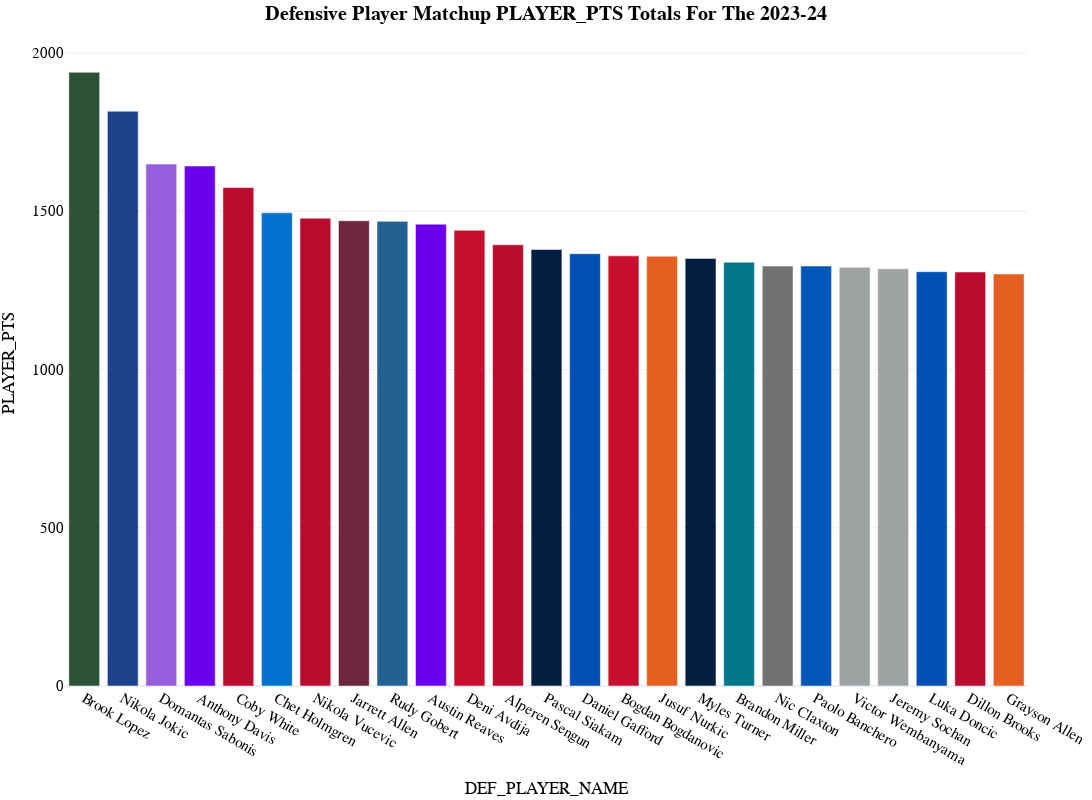

Source (notebook cell):
### Code cell
fig_matchup_season = px.bar(
  matchup_totals_year[matchup_totals_year["POSITION"]=='TOTAL'].sort_values(by=category, ascending=False).head(25),
  x="DEF_PLAYER_NAME", 
  y=category,
  color="DEF_PLAYER_NAME",
  color_discrete_map=player_color_dict_shot_dist,     
  template='plotly_white',
  title="<b>Defensive Player Matchup {} Totals For The {}</b>".format(category,year),
  hover_data=['POSITION', 'PERCENT_OF_TIME', 'DEF_PLAYER_NAME', 'GP', 'MATCHUP_MIN', 'PARTIAL_POSS', 'PLAYER_PTS',
       'TEAM_PTS', 'MATCHUP_AST', 'MATCHUP_TOV', 'MATCHUP_BLK', 'MATCHUP_FGM',
       'MATCHUP_FGA', 'MATCHUP_FG_PCT', 'MATCHUP_FG3M', 'MATCHUP_FG3A',
       'MATCHUP_FG3_PCT', 'MATCHUP_FTM', 'MATCHUP_FTA', 'SFL', 'PLAYER_NAME',
       'TEAM_ABBREVIATION', 'SEASON'], 
  height=800, 
  width=1200,
  )

fig_matchup_season.update_layout(
    margin=dict(l=5, r=5, t=40, b=5),
    showlegend=False,
    title_x=0.5,
    hoverlabel=dict(
        bgcolor="white",
        font_size=16,
        font_family="PT Sans Narrow"
    ),
    yaxis = dict(tickfont = dict(size=15)),
    xaxis = dict(tickfont = dict(size=15)),
    font=dict(
        family="PT Sans Narrow",
        size=14,
        color="Black"
    ),
    title_font_family="PT Sans Narrow"
)
fig_matchup_season

### Figure 1 — Plotly figure (JSON) as saved in the notebook; plotly's stock layout.template omitted (floating-point values rounded to 4 significant figures)
{"data": [{"alignmentgroup": "True", "customdata": [["TOTAL", 1, 79, "935:32", 4994.0, 5756, 401, 151, 110, 835, 1751, 0.477, 149, 396, 0.376, 120, 143, 77, "Brook Lopez", "MIL", "2023-24"]], "hovertemplate": "DEF_PLAYER_NAME=%{x}<br>PLAYER_PTS=%{y}<br>POSITION=%{customdata[0]}<br>PERCENT_OF_TIME=%{customdata[1]}<br>GP=%{customdata[2]}<br>MATCHUP_MIN=%{customdata[3]}<br>PARTIAL_POSS=%{customdata[4]}<br>TEAM_PTS=%{customdata[5]}<br>MATCHUP_AST=%{customdata[6]}<br>MATCHUP_TOV=%{customdata[7]}<br>MATCHUP_BLK=%{customdata[8]}<br>MATCHUP_FGM=%{customdata[9]}<br>MATCHUP_FGA=%{customdata[10]}<br>MATCHUP_FG_PCT=%{customdata[11]}<br>MATCHUP_FG3M=%{customdata[12]}<br>MATCHUP_FG3A=%{customdata[13]}<br>MATCHUP_FG3_PCT=%{customdata[14]}<br>MATCHUP_FTM=%{customdata[15]}<br>MATCHUP_FTA=%{customdata[16]}<br>SFL=%{customdata[17]}<br>PLAYER_NAME=%{customdata[18]}<br>TEAM_ABBREVIATION=%{customdata[19]}<br>SEASON=%{customdata[20]}<extra></extra>", "legendgroup": "Brook Lopez", "marker": {"color": "#2C5234", "pattern": {"shape": ""}}, "name": "Brook Lopez", "offsetgroup": "Brook Lopez", "orientation": "v", "showlegend": true, "textposition": "auto", "type": "bar", "x": ["Brook Lopez"], "xaxis": "x", "y": [1939], "yaxis": "y"}, {"alignmentgroup": "True", "customdata": [["TOTAL", 1, 78, "1039:21", 5388.0, 5803, 417, 162, 49, 796, 1559, 0.511, 117, 326, 0.359, 107, 136, 65, "Nikola Jokic", "DEN", "2023-24"]], "hovertemplate": "DEF_PLAYER_NAME=%{x}<br>PLAYER_PTS=%{y}<br>POSITION=%{customdata[0]}<br>PERCENT_OF_TIME=%{customdata[1]}<br>GP=%{customdata[2]}<br>MATCHUP_MIN=%{customdata[3]}<br>PARTIAL_POSS=%{customdata[4]}<br>TEAM_PTS=%{customdata[5]}<br>MATCHUP_AST=%{customdata[6]}<br>MATCHUP_TOV=%{customdata[7]}<br>MATCHUP_BLK=%{customdata[8]}<br>MATCHUP_FGM=%{customdata[9]}<br>MATCHUP_FGA=%{customdata[10]}<br>MATCHUP_FG_PCT=%{customdata[11]}<br>MATCHUP_FG3M=%{customdata[12]}<br>MATCHUP_FG3A=%{customdata[13]}<br>MATCHUP_FG3_PCT=%{customdata[14]}<br>MATCHUP_FTM=%{customdata[15]}<br>MATCHUP_FTA=%{customdata[16]}<br>SFL=%{customdata[17]}<br>PLAYER_NAME=%{customdata[18]}<br>TEAM_ABBREVIATION=%{customdata[19]}<br>SEASON=%{customdata[20]}<extra></extra>", "legendgroup": "Nikola Jokic", "marker": {"color": "#1d428a", "pattern": {"shape": ""}}, "name": "Nikola Jokic", "offsetgroup": "Nikola Jokic", "orientation": "v", "showlegend": true, "textposition": "auto", "type": "bar", "x": ["Nikola Jokic"], "xaxis": "x", "y": [1816], "yaxis": "y"}, {"alignmentgroup": "True", "customdata": [["TOTAL", 1, 82, "1155:21", 5937.0, 6872, 449, 196, 29, 683, 1407, 0.485, 121, 311, 0.389, 162, 201, 97, "Domantas Sabonis", "SAC", "2023-24"]], "hovertemplate": "DEF_PLAYER_NAME=%{x}<br>PLAYER_PTS=%{y}<br>POSITION=%{customdata[0]}<br>PERCENT_OF_TIME=%{customdata[1]}<br>GP=%{customdata[2]}<br>MATCHUP_MIN=%{customdata[3]}<br>PARTIAL_POSS=%{customdata[4]}<br>TEAM_PTS=%{customdata[5]}<br>MATCHUP_AST=%{customdata[6]}<br>MATCHUP_TOV=%{customdata[7]}<br>MATCHUP_BLK=%{customdata[8]}<br>MATCHUP_FGM=%{customdata[9]}<br>MATCHUP_FGA=%{customdata[10]}<br>MATCHUP_FG_PCT=%{customdata[11]}<br>MATCHUP_FG3M=%{customdata[12]}<br>MATCHUP_FG3A=%{customdata[13]}<br>MATCHUP_FG3_PCT=%{customdata[14]}<br>MATCHUP_FTM=%{customdata[15]}<br>MATCHUP_FTA=%{customdata[16]}<br>SFL=%{customdata[17]}<br>PLAYER_NAME=%{customdata[18]}<br>TEAM_ABBREVIATION=%{customdata[19]}<br>SEASON=%{customdata[20]}<extra></extra>", "legendgroup": "Domantas Sabonis", "marker": {"color": "#965ddd", "pattern": {"shape": ""}}, "name": "Domantas Sabonis", "offsetgroup": "Domantas Sabonis", "orientation": "v", "showlegend": true, "textposition": "auto", "type": "bar", "x": ["Domantas Sabonis"], "xaxis": "x", "y": [1649], "yaxis": "y"}, {"alignmentgroup": "True", "customdata": [["TOTAL", 1, 75, "1053:31", 5544.0, 6240, 430, 168, 109, 676, 1429, 0.473, 168, 407, 0.413, 123, 164, 86, "Anthony Davis", "LAL", "2023-24"]], "hovertemplate": "DEF_PLAYER_NAME=%{x}<br>PLAYER_PTS=%{y}<br>POSITION=%{customdata[0]}<br>PERCENT_OF_TIME=%{customdata[1]}<br>GP=%{customdata[2]}<br>MATCHUP_MIN=%{customdata[3]}<br>PARTIAL_POSS=%{customdata[4]}<br>TEAM_PTS=%{customdata[5]}<br>MATCHUP_AST=%{customdata[6]}<br>MATCHUP_TOV=%{customdata[7]}<br>MATCHUP_BLK=%{customdata[8]}<br>MATCHUP_FGM=%{customdata[9]}<br>MATCHUP_FGA=%{customdata[10]}<br>MATCHUP_FG_PCT=%{customdata[11]}<br>MATCHUP_FG3M=%{customdata[12]}<br>MATCHUP_FG3A=%{customdata[13]}<br>MATCHUP_FG3_PCT=%{customdata[14]}<br>MATCHUP_FTM=%{customdata[15]}<br>MATCHUP_FTA=%{customdata[16]}<br>SFL=%{customdata[17]}<br>PLAYER_NAME=%{customdata[18]}<br>TEAM_ABBREVIATION=%{customdata[19]}<br>SEASON=%{customdata[20]}<extra></extra>", "legendgroup": "Anthony Davis", "marker": {"color": "#6a00ed", "pattern": {"shape": ""}}, "name": "Anthony Davis", "offsetgroup": "Anthony Davis", "orientation": "v", "showlegend": true, "textposition": "auto", "type": "bar", "x": ["Anthony Davis"], "xaxis": "x", "y": [1643], "yaxis": "y"}, {"alignmentgroup": "True", "customdata": [["TOTAL", 1, 79, "1154:41", 5666.0, 6657, 318, 139, 15, 615, 1213, 0.507, 199, 525, 0.379, 146, 186, 88, "Coby White", "CHI", "2023-24"]], "hovertemplate": "DEF_PLAYER_NAME=%{x}<br>PLAYER_PTS=%{y}<br>POSITION=%{customdata[0]}<br>PERCENT_OF_TIME=%{customdata[1]}<br>GP=%{customdata[2]}<br>MATCHUP_MIN=%{customdata[3]}<br>PARTIAL_POSS=%{customdata[4]}<br>TEAM_PTS=%{customdata[5]}<br>MATCHUP_AST=%{customdata[6]}<br>MATCHUP_TOV=%{customdata[7]}<br>MATCHUP_BLK=%{customdata[8]}<br>MATCHUP_FGM=%{customdata[9]}<br>MATCHUP_FGA=%{customdata[10]}<br>MATCHUP_FG_PCT=%{customdata[11]}<br>MATCHUP_FG3M=%{customdata[12]}<br>MATCHUP_FG3A=%{customdata[13]}<br>MATCHUP_FG3_PCT=%{customdata[14]}<br>MATCHUP_FTM=%{customdata[15]}<br>MATCHUP_FTA=%{customdata[16]}<br>SFL=%{customdata[17]}<br>PLAYER_NAME=%{customdata[18]}<br>TEAM_ABBREVIATION=%{customdata[19]}<br>SEASON=%{customdata[20]}<extra></extra>", "legendgroup": "Coby White", "marker": {"color": "#BA0C2F", "pattern": {"shape": ""}}, "name": "Coby White", "offsetgroup": "Coby White", "orientation": "v", "showlegend": true, "textposition": "auto", "type": "bar", "x": ["Coby White"], "xaxis": "x", "y": [1575], "yaxis": "y"}, {"alignmentgroup": "True", "customdata": [["TOTAL", 1, 82, "975:27", 5004.0, 5603, 340, 201, 102, 605, 1329, 0.455, 116, 342, 0.339, 169, 207, 104, "Chet Holmgren", "OKC", "2023-24"]], "hovertemplate": "DEF_PLAYER_NAME=%{x}<br>PLAYER_PTS=%{y}<br>POSITION=%{customdata[0]}<br>PERCENT_OF_TIME=%{customdata[1]}<br>GP=%{customdata[2]}<br>MATCHUP_MIN=%{customdata[3]}<br>PARTIAL_POSS=%{customdata[4]}<br>TEAM_PTS=%{customdata[5]}<br>MATCHUP_AST=%{customdata[6]}<br>MATCHUP_TOV=%{customdata[7]}<br>MATCHUP_BLK=%{customdata[8]}<br>MATCHUP_FGM=%{customdata[9]}<br>MATCHUP_FGA=%{customdata[10]}<br>MATCHUP_FG_PCT=%{customdata[11]}<br>MATCHUP_FG3M=%{customdata[12]}<br>MATCHUP_FG3A=%{customdata[13]}<br>MATCHUP_FG3_PCT=%{customdata[14]}<br>MATCHUP_FTM=%{customdata[15]}<br>MATCHUP_FTA=%{customdata[16]}<br>SFL=%{customdata[17]}<br>PLAYER_NAME=%{customdata[18]}<br>TEAM_ABBREVIATION=%{customdata[19]}<br>SEASON=%{customdata[20]}<extra></extra>", "legendgroup": "Chet Holmgren", "marker": {"color": "#0072CE", "pattern": {"shape": ""}}, "name": "Chet Holmgren", "offsetgroup": "Chet Holmgren", "orientation": "v", "showlegend": true, "textposition": "auto", "type": "bar", "x": ["Chet Holmgren"], "xaxis": "x", "y": [1495], "yaxis": "y"}, {"alignmentgroup": "True", "customdata": [["TOTAL", 1, 76, "1035:21", 5139.0, 6050, 417, 171, 44, 610, 1233, 0.495, 116, 333, 0.348, 142, 186, 100, "Nikola Vucevic", "CHI", "2023-24"]], "hovertemplate": "DEF_PLAYER_NAME=%{x}<br>PLAYER_PTS=%{y}<br>POSITION=%{customdata[0]}<br>PERCENT_OF_TIME=%{customdata[1]}<br>GP=%{customdata[2]}<br>MATCHUP_MIN=%{customdata[3]}<br>PARTIAL_POSS=%{customdata[4]}<br>TEAM_PTS=%{customdata[5]}<br>MATCHUP_AST=%{customdata[6]}<br>MATCHUP_TOV=%{customdata[7]}<br>MATCHUP_BLK=%{customdata[8]}<br>MATCHUP_FGM=%{customdata[9]}<br>MATCHUP_FGA=%{customdata[10]}<br>MATCHUP_FG_PCT=%{customdata[11]}<br>MATCHUP_FG3M=%{customdata[12]}<br>MATCHUP_FG3A=%{customdata[13]}<br>MATCHUP_FG3_PCT=%{customdata[14]}<br>MATCHUP_FTM=%{customdata[15]}<br>MATCHUP_FTA=%{customdata[16]}<br>SFL=%{customdata[17]}<br>PLAYER_NAME=%{customdata[18]}<br>TEAM_ABBREVIATION=%{customdata[19]}<br>SEASON=%{customdata[20]}<extra></extra>", "legendgroup": "Nikola Vucevic", "marker": {"color": "#BA0C2F", "pattern": {"shape": ""}}, "name": "Nikola Vucevic", "offsetgroup": "Nikola Vucevic", "orientation": "v", "showlegend": true, "textposition": "auto", "type": "bar", "x": ["Nikola Vucevic"], "xaxis": "x", "y": [1478], "yaxis": "y"}, {"alignmentgroup": "True", "customdata": [["TOTAL", 1, 77, "966:18", 4895.0, 5429, 355, 174, 53, 635, 1296, 0.49, 93, 280, 0.332, 107, 144, 73, "Jarrett Allen", "CLE", "2023-24"]], "hovertemplate": "DEF_PLAYER_NAME=%{x}<br>PLAYER_PTS=%{y}<br>POSITION=%{customdata[0]}<br>PERCENT_OF_TIME=%{customdata[1]}<br>GP=%{customdata[2]}<br>MATCHUP_MIN=%{customdata[3]}<br>PARTIAL_POSS=%{customdata[4]}<br>TEAM_PTS=%{customdata[5]}<br>MATCHUP_AST=%{customdata[6]}<br>MATCHUP_TOV=%{customdata[7]}<br>MATCHUP_BLK=%{customdata[8]}<br>MATCHUP_FGM=%{customdata[9]}<br>MATCHUP_FGA=%{customdata[10]}<br>MATCHUP_FG_PCT=%{customdata[11]}<br>MATCHUP_FG3M=%{customdata[12]}<br>MATCHUP_FG3A=%{customdata[13]}<br>MATCHUP_FG3_PCT=%{customdata[14]}<br>MATCHUP_FTM=%{customdata[15]}<br>MATCHUP_FTA=%{customdata[16]}<br>SFL=%{customdata[17]}<br>PLAYER_NAME=%{customdata[18]}<br>TEAM_ABBREVIATION=%{customdata[19]}<br>SEASON=%{customdata[20]}<extra></extra>", "legendgroup": "Jarrett Allen", "marker": {"color": "#6F263D", "pattern": {"shape": ""}}, "name": "Jarrett Allen", "offsetgroup": "Jarrett Allen", "orientation": "v", "showlegend": true, "textposition": "auto", "type": "bar", "x": ["Jarrett Allen"], "xaxis": "x", "y": [1470], "yaxis": "y"}, {"alignmentgroup": "True", "customdata": [["TOTAL", 1, 76, "1020:44", 5111.0, 5423, 369, 177, 101, 625, 1439, 0.434, 94, 286, 0.329, 124, 172, 84, "Rudy Gobert", "MIN", "2023-24"]], "hovertemplate": "DEF_PLAYER_NAME=%{x}<br>PLAYER_PTS=%{y}<br>POSITION=%{customdata[0]}<br>PERCENT_OF_TIME=%{customdata[1]}<br>GP=%{customdata[2]}<br>MATCHUP_MIN=%{customdata[3]}<br>PARTIAL_POSS=%{customdata[4]}<br>TEAM_PTS=%{customdata[5]}<br>MATCHUP_AST=%{customdata[6]}<br>MATCHUP_TOV=%{customdata[7]}<br>MATCHUP_BLK=%{customdata[8]}<br>MATCHUP_FGM=%{customdata[9]}<br>MATCHUP_FGA=%{customdata[10]}<br>MATCHUP_FG_PCT=%{customdata[11]}<br>MATCHUP_FG3M=%{customdata[12]}<br>MATCHUP_FG3A=%{customdata[13]}<br>MATCHUP_FG3_PCT=%{customdata[14]}<br>MATCHUP_FTM=%{customdata[15]}<br>MATCHUP_FTA=%{customdata[16]}<br>SFL=%{customdata[17]}<br>PLAYER_NAME=%{customdata[18]}<br>TEAM_ABBREVIATION=%{customdata[19]}<br>SEASON=%{customdata[20]}<extra></extra>", "legendgroup": "Rudy Gobert", "marker": {"color": "#236192", "pattern": {"shape": ""}}, "name": "Rudy Gobert", "offsetgroup": "Rudy Gobert", "orientation": "v", "showlegend": true, "textposition": "auto", "type": "bar", "x": ["Rudy Gobert"], "xaxis": "x", "y": [1468], "yaxis": "y"}, {"alignmentgroup": "True", "customdata": [["TOTAL", 1, 81, "1020:45", 5394.0, 6403, 373, 127, 20, 586, 1186, 0.494, 162, 435, 0.372, 125, 154, 76, "Austin Reaves", "LAL", "2023-24"]], "hovertemplate": "DEF_PLAYER_NAME=%{x}<br>PLAYER_PTS=%{y}<br>POSITION=%{customdata[0]}<br>PERCENT_OF_TIME=%{customdata[1]}<br>GP=%{customdata[2]}<br>MATCHUP_MIN=%{customdata[3]}<br>PARTIAL_POSS=%{customdata[4]}<br>TEAM_PTS=%{customdata[5]}<br>MATCHUP_AST=%{customdata[6]}<br>MATCHUP_TOV=%{customdata[7]}<br>MATCHUP_BLK=%{customdata[8]}<br>MATCHUP_FGM=%{customdata[9]}<br>MATCHUP_FGA=%{customdata[10]}<br>MATCHUP_FG_PCT=%{customdata[11]}<br>MATCHUP_FG3M=%{customdata[12]}<br>MATCHUP_FG3A=%{customdata[13]}<br>MATCHUP_FG3_PCT=%{customdata[14]}<br>MATCHUP_FTM=%{customdata[15]}<br>MATCHUP_FTA=%{customdata[16]}<br>SFL=%{customdata[17]}<br>PLAYER_NAME=%{customdata[18]}<br>TEAM_ABBREVIATION=%{customdata[19]}<br>SEASON=%{customdata[20]}<extra></extra>", "legendgroup": "Austin Reaves", "marker": {"color": "#6a00ed", "pattern": {"shape": ""}}, "name": "Austin Reaves", "offsetgroup": "Austin Reaves", "orientation": "v", "showlegend": true, "textposition": "auto", "type": "bar", "x": ["Austin Reaves"], "xaxis": "x", "y": [1459], "yaxis": "y"}, {"alignmentgroup": "True", "customdata": [["TOTAL", 1, 75, "900:50", 4773.0, 5604, 300, 132, 32, 596, 1255, 0.475, 123, 370, 0.332, 125, 164, 79, "Deni Avdija", "WAS", "2023-24"]], "hovertemplate": "DEF_PLAYER_NAME=%{x}<br>PLAYER_PTS=%{y}<br>POSITION=%{customdata[0]}<br>PERCENT_OF_TIME=%{customdata[1]}<br>GP=%{customdata[2]}<br>MATCHUP_MIN=%{customdata[3]}<br>PARTIAL_POSS=%{customdata[4]}<br>TEAM_PTS=%{customdata[5]}<br>MATCHUP_AST=%{customdata[6]}<br>MATCHUP_TOV=%{customdata[7]}<br>MATCHUP_BLK=%{customdata[8]}<br>MATCHUP_FGM=%{customdata[9]}<br>MATCHUP_FGA=%{customdata[10]}<br>MATCHUP_FG_PCT=%{customdata[11]}<br>MATCHUP_FG3M=%{customdata[12]}<br>MATCHUP_FG3A=%{customdata[13]}<br>MATCHUP_FG3_PCT=%{customdata[14]}<br>MATCHUP_FTM=%{customdata[15]}<br>MATCHUP_FTA=%{customdata[16]}<br>SFL=%{customdata[17]}<br>PLAYER_NAME=%{customdata[18]}<br>TEAM_ABBREVIATION=%{customdata[19]}<br>SEASON=%{customdata[20]}<extra></extra>", "legendgroup": "Deni Avdija", "marker": {"color": "#C8102E", "pattern": {"shape": ""}}, "name": "Deni Avdija", "offsetgroup": "Deni Avdija", "orientation": "v", "showlegend": true, "textposition": "auto", "type": "bar", "x": ["Deni Avdija"], "xaxis": "x", "y": [1440], "yaxis": "y"}, {"alignmentgroup": "True", "customdata": [["TOTAL", 1, 63, "803:30", 4104, 4643, 281, 156, 34, 586, 1189, 0.493, 98, 311, 0.315, 124, 165, 80, "Alperen Sengun", "HOU", "2023-24"]], "hovertemplate": "DEF_PLAYER_NAME=%{x}<br>PLAYER_PTS=%{y}<br>POSITION=%{customdata[0]}<br>PERCENT_OF_TIME=%{customdata[1]}<br>GP=%{customdata[2]}<br>MATCHUP_MIN=%{customdata[3]}<br>PARTIAL_POSS=%{customdata[4]}<br>TEAM_PTS=%{customdata[5]}<br>MATCHUP_AST=%{customdata[6]}<br>MATCHUP_TOV=%{customdata[7]}<br>MATCHUP_BLK=%{customdata[8]}<br>MATCHUP_FGM=%{customdata[9]}<br>MATCHUP_FGA=%{customdata[10]}<br>MATCHUP_FG_PCT=%{customdata[11]}<br>MATCHUP_FG3M=%{customdata[12]}<br>MATCHUP_FG3A=%{customdata[13]}<br>MATCHUP_FG3_PCT=%{customdata[14]}<br>MATCHUP_FTM=%{customdata[15]}<br>MATCHUP_FTA=%{customdata[16]}<br>SFL=%{customdata[17]}<br>PLAYER_NAME=%{customdata[18]}<br>TEAM_ABBREVIATION=%{customdata[19]}<br>SEASON=%{customdata[20]}<extra></extra>", "legendgroup": "Alperen Sengun", "marker": {"color": "#BA0C2F", "pattern": {"shape": ""}}, "name": "Alperen Sengun", "offsetgroup": "Alperen Sengun", "orientation": "v", "showlegend": true, "textposition": "auto", "type": "bar", "x": ["Alperen Sengun"], "xaxis": "x", "y": [1394], "yaxis": "y"}, {"alignmentgroup": "True", "customdata": [["TOTAL", 1, 80, "1058:52", 5434.0, 6266, 236, 131, 19, 554, 1108, 0.5, 159, 392, 0.406, 112, 142, 57, "Pascal Siakam", "IND", "2023-24"]], "hovertemplate": "DEF_PLAYER_NAME=%{x}<br>PLAYER_PTS=%{y}<br>POSITION=%{customdata[0]}<br>PERCENT_OF_TIME=%{customdata[1]}<br>GP=%{customdata[2]}<br>MATCHUP_MIN=%{customdata[3]}<br>PARTIAL_POSS=%{customdata[4]}<br>TEAM_PTS=%{customdata[5]}<br>MATCHUP_AST=%{customdata[6]}<br>MATCHUP_TOV=%{customdata[7]}<br>MATCHUP_BLK=%{customdata[8]}<br>MATCHUP_FGM=%{customdata[9]}<br>MATCHUP_FGA=%{customdata[10]}<br>MATCHUP_FG_PCT=%{customdata[11]}<br>MATCHUP_FG3M=%{customdata[12]}<br>MATCHUP_FG3A=%{customdata[13]}<br>MATCHUP_FG3_PCT=%{customdata[14]}<br>MATCHUP_FTM=%{customdata[15]}<br>MATCHUP_FTA=%{customdata[16]}<br>SFL=%{customdata[17]}<br>PLAYER_NAME=%{customdata[18]}<br>TEAM_ABBREVIATION=%{customdata[19]}<br>SEASON=%{customdata[20]}<extra></extra>", "legendgroup": "Pascal Siakam", "marker": {"color": "#041E42", "pattern": {"shape": ""}}, "name": "Pascal Siakam", "offsetgroup": "Pascal Siakam", "orientation": "v", "showlegend": true, "textposition": "auto", "type": "bar", "x": ["Pascal Siakam"], "xaxis": "x", "y": [1379], "yaxis": "y"}, {"alignmentgroup": "True", "customdata": [["TOTAL", 1, 74, "716:39", 3817.0, 4477, 295, 149, 96, 550, 1126, 0.488, 101, 262, 0.385, 165, 221, 119, "Daniel Gafford", "DAL", "2023-24"]], "hovertemplate": "DEF_PLAYER_NAME=%{x}<br>PLAYER_PTS=%{y}<br>POSITION=%{customdata[0]}<br>PERCENT_OF_TIME=%{customdata[1]}<br>GP=%{customdata[2]}<br>MATCHUP_MIN=%{customdata[3]}<br>PARTIAL_POSS=%{customdata[4]}<br>TEAM_PTS=%{customdata[5]}<br>MATCHUP_AST=%{customdata[6]}<br>MATCHUP_TOV=%{customdata[7]}<br>MATCHUP_BLK=%{customdata[8]}<br>MATCHUP_FGM=%{customdata[9]}<br>MATCHUP_FGA=%{customdata[10]}<br>MATCHUP_FG_PCT=%{customdata[11]}<br>MATCHUP_FG3M=%{customdata[12]}<br>MATCHUP_FG3A=%{customdata[13]}<br>MATCHUP_FG3_PCT=%{customdata[14]}<br>MATCHUP_FTM=%{customdata[15]}<br>MATCHUP_FTA=%{customdata[16]}<br>SFL=%{customdata[17]}<br>PLAYER_NAME=%{customdata[18]}<br>TEAM_ABBREVIATION=%{customdata[19]}<br>SEASON=%{customdata[20]}<extra></extra>", "legendgroup": "Daniel Gafford", "marker": {"color": "#0050B5", "pattern": {"shape": ""}}, "name": "Daniel Gafford", "offsetgroup": "Daniel Gafford", "orientation": "v", "showlegend": true, "textposition": "auto", "type": "bar", "x": ["Daniel Gafford"], "xaxis": "x", "y": [1366], "yaxis": "y"}, {"alignmentgroup": "True", "customdata": [["TOTAL", 1, 79, "956:51", 4895.0, 5691, 254, 139, 20, 518, 1081, 0.479, 196, 477, 0.411, 127, 158, 73, "Bogdan Bogdanovic", "ATL", "2023-24"]], "hovertemplate": "DEF_PLAYER_NAME=%{x}<br>PLAYER_PTS=%{y}<br>POSITION=%{customdata[0]}<br>PERCENT_OF_TIME=%{customdata[1]}<br>GP=%{customdata[2]}<br>MATCHUP_MIN=%{customdata[3]}<br>PARTIAL_POSS=%{customdata[4]}<br>TEAM_PTS=%{customdata[5]}<br>MATCHUP_AST=%{customdata[6]}<br>MATCHUP_TOV=%{customdata[7]}<br>MATCHUP_BLK=%{customdata[8]}<br>MATCHUP_FGM=%{customdata[9]}<br>MATCHUP_FGA=%{customdata[10]}<br>MATCHUP_FG_PCT=%{customdata[11]}<br>MATCHUP_FG3M=%{customdata[12]}<br>MATCHUP_FG3A=%{customdata[13]}<br>MATCHUP_FG3_PCT=%{customdata[14]}<br>MATCHUP_FTM=%{customdata[15]}<br>MATCHUP_FTA=%{customdata[16]}<br>SFL=%{customdata[17]}<br>PLAYER_NAME=%{customdata[18]}<br>TEAM_ABBREVIATION=%{customdata[19]}<br>SEASON=%{customdata[20]}<extra></extra>", "legendgroup": "Bogdan Bogdanovic", "marker": {"color": "#C8102E", "pattern": {"shape": ""}}, "name": "Bogdan Bogdanovic", "offsetgroup": "Bogdan Bogdanovic", "orientation": "v", "showlegend": true, "textposition": "auto", "type": "bar", "x": ["Bogdan Bogdanovic"], "xaxis": "x", "y": [1359], "yaxis": "y"}, {"alignmentgroup": "True", "customdata": [["TOTAL", 1, 76, "800:15", 4218.0, 4811, 292, 148, 60, 562, 1190, 0.472, 88, 241, 0.365, 146, 176, 97, "Jusuf Nurkic", "PHX", "2023-24"]], "hovertemplate": "DEF_PLAYER_NAME=%{x}<br>PLAYER_PTS=%{y}<br>POSITION=%{customdata[0]}<br>PERCENT_OF_TIME=%{customdata[1]}<br>GP=%{customdata[2]}<br>MATCHUP_MIN=%{customdata[3]}<br>PARTIAL_POSS=%{customdata[4]}<br>TEAM_PTS=%{customdata[5]}<br>MATCHUP_AST=%{customdata[6]}<br>MATCHUP_TOV=%{customdata[7]}<br>MATCHUP_BLK=%{customdata[8]}<br>MATCHUP_FGM=%{customdata[9]}<br>MATCHUP_FGA=%{customdata[10]}<br>MATCHUP_FG_PCT=%{customdata[11]}<br>MATCHUP_FG3M=%{customdata[12]}<br>MATCHUP_FG3A=%{customdata[13]}<br>MATCHUP_FG3_PCT=%{customdata[14]}<br>MATCHUP_FTM=%{customdata[15]}<br>MATCHUP_FTA=%{customdata[16]}<br>SFL=%{customdata[17]}<br>PLAYER_NAME=%{customdata[18]}<br>TEAM_ABBREVIATION=%{customdata[19]}<br>SEASON=%{customdata[20]}<extra></extra>", "legendgroup": "Jusuf Nurkic", "marker": {"color": "#e56020", "pattern": {"shape": ""}}, "name": "Jusuf Nurkic", "offsetgroup": "Jusuf Nurkic", "orientation": "v", "showlegend": true, "textposition": "auto", "type": "bar", "x": ["Jusuf Nurkic"], "xaxis": "x", "y": [1358], "yaxis": "y"}, {"alignmentgroup": "True", "customdata": [["TOTAL", 1, 77, "826:25", 4314.0, 5136, 314, 136, 83, 569, 1158, 0.491, 80, 260, 0.308, 133, 195, 99, "Myles Turner", "IND", "2023-24"]], "hovertemplate": "DEF_PLAYER_NAME=%{x}<br>PLAYER_PTS=%{y}<br>POSITION=%{customdata[0]}<br>PERCENT_OF_TIME=%{customdata[1]}<br>GP=%{customdata[2]}<br>MATCHUP_MIN=%{customdata[3]}<br>PARTIAL_POSS=%{customdata[4]}<br>TEAM_PTS=%{customdata[5]}<br>MATCHUP_AST=%{customdata[6]}<br>MATCHUP_TOV=%{customdata[7]}<br>MATCHUP_BLK=%{customdata[8]}<br>MATCHUP_FGM=%{customdata[9]}<br>MATCHUP_FGA=%{customdata[10]}<br>MATCHUP_FG_PCT=%{customdata[11]}<br>MATCHUP_FG3M=%{customdata[12]}<br>MATCHUP_FG3A=%{customdata[13]}<br>MATCHUP_FG3_PCT=%{customdata[14]}<br>MATCHUP_FTM=%{customdata[15]}<br>MATCHUP_FTA=%{customdata[16]}<br>SFL=%{customdata[17]}<br>PLAYER_NAME=%{customdata[18]}<br>TEAM_ABBREVIATION=%{customdata[19]}<br>SEASON=%{customdata[20]}<extra></extra>", "legendgroup": "Myles Turner", "marker": {"color": "#041E42", "pattern": {"shape": ""}}, "name": "Myles Turner", "offsetgroup": "Myles Turner", "orientation": "v", "showlegend": true, "textposition": "auto", "type": "bar", "x": ["Myles Turner"], "xaxis": "x", "y": [1351], "yaxis": "y"}, {"alignmentgroup": "True", "customdata": [["TOTAL", 1, 74, "930:36", 4768.0, 5684, 272, 124, 29, 530, 1061, 0.5, 138, 364, 0.379, 141, 177, 86, "Brandon Miller", "CHA", "2023-24"]], "hovertemplate": "DEF_PLAYER_NAME=%{x}<br>PLAYER_PTS=%{y}<br>POSITION=%{customdata[0]}<br>PERCENT_OF_TIME=%{customdata[1]}<br>GP=%{customdata[2]}<br>MATCHUP_MIN=%{customdata[3]}<br>PARTIAL_POSS=%{customdata[4]}<br>TEAM_PTS=%{customdata[5]}<br>MATCHUP_AST=%{customdata[6]}<br>MATCHUP_TOV=%{customdata[7]}<br>MATCHUP_BLK=%{customdata[8]}<br>MATCHUP_FGM=%{customdata[9]}<br>MATCHUP_FGA=%{customdata[10]}<br>MATCHUP_FG_PCT=%{customdata[11]}<br>MATCHUP_FG3M=%{customdata[12]}<br>MATCHUP_FG3A=%{customdata[13]}<br>MATCHUP_FG3_PCT=%{customdata[14]}<br>MATCHUP_FTM=%{customdata[15]}<br>MATCHUP_FTA=%{customdata[16]}<br>SFL=%{customdata[17]}<br>PLAYER_NAME=%{customdata[18]}<br>TEAM_ABBREVIATION=%{customdata[19]}<br>SEASON=%{customdata[20]}<extra></extra>", "legendgroup": "Brandon Miller", "marker": {"color": "#00778B", "pattern": {"shape": ""}}, "name": "Brandon Miller", "offsetgroup": "Brandon Miller", "orientation": "v", "showlegend": true, "textposition": "auto", "type": "bar", "x": ["Brandon Miller"], "xaxis": "x", "y": [1339], "yaxis": "y"}, {"alignmentgroup": "True", "customdata": [["TOTAL", 1, 69, "799:29", 4110.0, 4852, 278, 133, 80, 555, 1189, 0.467, 121, 317, 0.382, 96, 120, 56, "Nic Claxton", "BKN", "2023-24"]], "hovertemplate": "DEF_PLAYER_NAME=%{x}<br>PLAYER_PTS=%{y}<br>POSITION=%{customdata[0]}<br>PERCENT_OF_TIME=%{customdata[1]}<br>GP=%{customdata[2]}<br>MATCHUP_MIN=%{customdata[3]}<br>PARTIAL_POSS=%{customdata[4]}<br>TEAM_PTS=%{customdata[5]}<br>MATCHUP_AST=%{customdata[6]}<br>MATCHUP_TOV=%{customdata[7]}<br>MATCHUP_BLK=%{customdata[8]}<br>MATCHUP_FGM=%{customdata[9]}<br>MATCHUP_FGA=%{customdata[10]}<br>MATCHUP_FG_PCT=%{customdata[11]}<br>MATCHUP_FG3M=%{customdata[12]}<br>MATCHUP_FG3A=%{customdata[13]}<br>MATCHUP_FG3_PCT=%{customdata[14]}<br>MATCHUP_FTM=%{customdata[15]}<br>MATCHUP_FTA=%{customdata[16]}<br>SFL=%{customdata[17]}<br>PLAYER_NAME=%{customdata[18]}<br>TEAM_ABBREVIATION=%{customdata[19]}<br>SEASON=%{customdata[20]}<extra></extra>", "legendgroup": "Nic Claxton", "marker": {"color": "#707372", "pattern": {"shape": ""}}, "name": "Nic Claxton", "offsetgroup": "Nic Claxton", "orientation": "v", "showlegend": true, "textposition": "auto", "type": "bar", "x": ["Nic Claxton"], "xaxis": "x", "y": [1327], "yaxis": "y"}, {"alignmentgroup": "True", "customdata": [["TOTAL", 1, 80, "1050:51", 5576.0, 6190, 248, 138, 36, 546, 1131, 0.483, 135, 397, 0.34, 100, 133, 73, "Paolo Banchero", "ORL", "2023-24"]], "hovertemplate": "DEF_PLAYER_NAME=%{x}<br>PLAYER_PTS=%{y}<br>POSITION=%{customdata[0]}<br>PERCENT_OF_TIME=%{customdata[1]}<br>GP=%{customdata[2]}<br>MATCHUP_MIN=%{customdata[3]}<br>PARTIAL_POSS=%{customdata[4]}<br>TEAM_PTS=%{customdata[5]}<br>MATCHUP_AST=%{customdata[6]}<br>MATCHUP_TOV=%{customdata[7]}<br>MATCHUP_BLK=%{customdata[8]}<br>MATCHUP_FGM=%{customdata[9]}<br>MATCHUP_FGA=%{customdata[10]}<br>MATCHUP_FG_PCT=%{customdata[11]}<br>MATCHUP_FG3M=%{customdata[12]}<br>MATCHUP_FG3A=%{customdata[13]}<br>MATCHUP_FG3_PCT=%{customdata[14]}<br>MATCHUP_FTM=%{customdata[15]}<br>MATCHUP_FTA=%{customdata[16]}<br>SFL=%{customdata[17]}<br>PLAYER_NAME=%{customdata[18]}<br>TEAM_ABBREVIATION=%{customdata[19]}<br>SEASON=%{customdata[20]}<extra></extra>", "legendgroup": "Paolo Banchero", "marker": {"color": "#0057B7", "pattern": {"shape": ""}}, "name": "Paolo Banchero", "offsetgroup": "Paolo Banchero", "orientation": "v", "showlegend": true, "textposition": "auto", "type": "bar", "x": ["Paolo Banchero"], "xaxis": "x", "y": [1327], "yaxis": "y"}, {"alignmentgroup": "True", "customdata": [["TOTAL", 1, 71, "835:15", 4396.0, 4878, 278, 142, 175, 547, 1186, 0.461, 103, 290, 0.355, 126, 156, 74, "Victor Wembanyama", "SAS", "2023-24"]], "hovertemplate": "DEF_PLAYER_NAME=%{x}<br>PLAYER_PTS=%{y}<br>POSITION=%{customdata[0]}<br>PERCENT_OF_TIME=%{customdata[1]}<br>GP=%{customdata[2]}<br>MATCHUP_MIN=%{customdata[3]}<br>PARTIAL_POSS=%{customdata[4]}<br>TEAM_PTS=%{customdata[5]}<br>MATCHUP_AST=%{customdata[6]}<br>MATCHUP_TOV=%{customdata[7]}<br>MATCHUP_BLK=%{customdata[8]}<br>MATCHUP_FGM=%{customdata[9]}<br>MATCHUP_FGA=%{customdata[10]}<br>MATCHUP_FG_PCT=%{customdata[11]}<br>MATCHUP_FG3M=%{customdata[12]}<br>MATCHUP_FG3A=%{customdata[13]}<br>MATCHUP_FG3_PCT=%{customdata[14]}<br>MATCHUP_FTM=%{customdata[15]}<br>MATCHUP_FTA=%{customdata[16]}<br>SFL=%{customdata[17]}<br>PLAYER_NAME=%{customdata[18]}<br>TEAM_ABBREVIATION=%{customdata[19]}<br>SEASON=%{customdata[20]}<extra></extra>", "legendgroup": "Victor Wembanyama", "marker": {"color": "#9EA2A2", "pattern": {"shape": ""}}, "name": "Victor Wembanyama", "offsetgroup": "Victor Wembanyama", "orientation": "v", "showlegend": true, "textposition": "auto", "type": "bar", "x": ["Victor Wembanyama"], "xaxis": "x", "y": [1323], "yaxis": "y"}, {"alignmentgroup": "True", "customdata": [["TOTAL", 1, 74, "857:10", 4560.0, 5289, 299, 122, 36, 532, 1106, 0.481, 128, 374, 0.342, 126, 144, 71, "Jeremy Sochan", "SAS", "2023-24"]], "hovertemplate": "DEF_PLAYER_NAME=%{x}<br>PLAYER_PTS=%{y}<br>POSITION=%{customdata[0]}<br>PERCENT_OF_TIME=%{customdata[1]}<br>GP=%{customdata[2]}<br>MATCHUP_MIN=%{customdata[3]}<br>PARTIAL_POSS=%{customdata[4]}<br>TEAM_PTS=%{customdata[5]}<br>MATCHUP_AST=%{customdata[6]}<br>MATCHUP_TOV=%{customdata[7]}<br>MATCHUP_BLK=%{customdata[8]}<br>MATCHUP_FGM=%{customdata[9]}<br>MATCHUP_FGA=%{customdata[10]}<br>MATCHUP_FG_PCT=%{customdata[11]}<br>MATCHUP_FG3M=%{customdata[12]}<br>MATCHUP_FG3A=%{customdata[13]}<br>MATCHUP_FG3_PCT=%{customdata[14]}<br>MATCHUP_FTM=%{customdata[15]}<br>MATCHUP_FTA=%{customdata[16]}<br>SFL=%{customdata[17]}<br>PLAYER_NAME=%{customdata[18]}<br>TEAM_ABBREVIATION=%{customdata[19]}<br>SEASON=%{customdata[20]}<extra></extra>", "legendgroup": "Jeremy Sochan", "marker": {"color": "#9EA2A2", "pattern": {"shape": ""}}, "name": "Jeremy Sochan", "offsetgroup": "Jeremy Sochan", "orientation": "v", "showlegend": true, "textposition": "auto", "type": "bar", "x": ["Jeremy Sochan"], "xaxis": "x", "y": [1318], "yaxis": "y"}, {"alignmentgroup": "True", "customdata": [["TOTAL", 1, 70, "1022:21", 5402.0, 5994, 245, 133, 33, 524, 1087, 0.482, 161, 424, 0.38, 100, 128, 65, "Luka Doncic", "DAL", "2023-24"]], "hovertemplate": "DEF_PLAYER_NAME=%{x}<br>PLAYER_PTS=%{y}<br>POSITION=%{customdata[0]}<br>PERCENT_OF_TIME=%{customdata[1]}<br>GP=%{customdata[2]}<br>MATCHUP_MIN=%{customdata[3]}<br>PARTIAL_POSS=%{customdata[4]}<br>TEAM_PTS=%{customdata[5]}<br>MATCHUP_AST=%{customdata[6]}<br>MATCHUP_TOV=%{customdata[7]}<br>MATCHUP_BLK=%{customdata[8]}<br>MATCHUP_FGM=%{customdata[9]}<br>MATCHUP_FGA=%{customdata[10]}<br>MATCHUP_FG_PCT=%{customdata[11]}<br>MATCHUP_FG3M=%{customdata[12]}<br>MATCHUP_FG3A=%{customdata[13]}<br>MATCHUP_FG3_PCT=%{customdata[14]}<br>MATCHUP_FTM=%{customdata[15]}<br>MATCHUP_FTA=%{customdata[16]}<br>SFL=%{customdata[17]}<br>PLAYER_NAME=%{customdata[18]}<br>TEAM_ABBREVIATION=%{customdata[19]}<br>SEASON=%{customdata[20]}<extra></extra>", "legendgroup": "Luka Doncic", "marker": {"color": "#0050B5", "pattern": {"shape": ""}}, "name": "Luka Doncic", "offsetgroup": "Luka Doncic", "orientation": "v", "showlegend": true, "textposition": "auto", "type": "bar", "x": ["Luka Doncic"], "xaxis": "x", "y": [1309], "yaxis": "y"}, {"alignmentgroup": "True", "customdata": [["TOTAL", 1, 72, "894:24", 4528.0, 5201, 239, 117, 7, 494, 1012, 0.488, 158, 419, 0.377, 162, 207, 98, "Dillon Brooks", "HOU", "2023-24"]], "hovertemplate": "DEF_PLAYER_NAME=%{x}<br>PLAYER_PTS=%{y}<br>POSITION=%{customdata[0]}<br>PERCENT_OF_TIME=%{customdata[1]}<br>GP=%{customdata[2]}<br>MATCHUP_MIN=%{customdata[3]}<br>PARTIAL_POSS=%{customdata[4]}<br>TEAM_PTS=%{customdata[5]}<br>MATCHUP_AST=%{customdata[6]}<br>MATCHUP_TOV=%{customdata[7]}<br>MATCHUP_BLK=%{customdata[8]}<br>MATCHUP_FGM=%{customdata[9]}<br>MATCHUP_FGA=%{customdata[10]}<br>MATCHUP_FG_PCT=%{customdata[11]}<br>MATCHUP_FG3M=%{customdata[12]}<br>MATCHUP_FG3A=%{customdata[13]}<br>MATCHUP_FG3_PCT=%{customdata[14]}<br>MATCHUP_FTM=%{customdata[15]}<br>MATCHUP_FTA=%{customdata[16]}<br>SFL=%{customdata[17]}<br>PLAYER_NAME=%{customdata[18]}<br>TEAM_ABBREVIATION=%{customdata[19]}<br>SEASON=%{customdata[20]}<extra></extra>", "legendgroup": "Dillon Brooks", "marker": {"color": "#BA0C2F", "pattern": {"shape": ""}}, "name": "Dillon Brooks", "offsetgroup": "Dillon Brooks", "orientation": "v", "showlegend": true, "textposition": "auto", "type": "bar", "x": ["Dillon Brooks"], "xaxis": "x", "y": [1308], "yaxis": "y"}, {"alignmentgroup": "True", "customdata": [["TOTAL", 1, 75, "979:46", 5103.0, 5925, 326, 108, 37, 527, 1152, 0.457, 139, 418, 0.333, 109, 140, 67, "Grayson Allen", "PHX", "2023-24"]], "hovertemplate": "DEF_PLAYER_NAME=%{x}<br>PLAYER_PTS=%{y}<br>POSITION=%{customdata[0]}<br>PERCENT_OF_TIME=%{customdata[1]}<br>GP=%{customdata[2]}<br>MATCHUP_MIN=%{customdata[3]}<br>PARTIAL_POSS=%{customdata[4]}<br>TEAM_PTS=%{customdata[5]}<br>MATCHUP_AST=%{customdata[6]}<br>MATCHUP_TOV=%{customdata[7]}<br>MATCHUP_BLK=%{customdata[8]}<br>MATCHUP_FGM=%{customdata[9]}<br>MATCHUP_FGA=%{customdata[10]}<br>MATCHUP_FG_PCT=%{customdata[11]}<br>MATCHUP_FG3M=%{customdata[12]}<br>MATCHUP_FG3A=%{customdata[13]}<br>MATCHUP_FG3_PCT=%{customdata[14]}<br>MATCHUP_FTM=%{customdata[15]}<br>MATCHUP_FTA=%{customdata[16]}<br>SFL=%{customdata[17]}<br>PLAYER_NAME=%{customdata[18]}<br>TEAM_ABBREVIATION=%{customdata[19]}<br>SEASON=%{customdata[20]}<extra></extra>", "legendgroup": "Grayson Allen", "marker": {"color": "#e56020", "pattern": {"shape": ""}}, "name": "Grayson Allen", "offsetgroup": "Grayson Allen", "orientation": "v", "showlegend": true, "textposition": "auto", "type": "bar", "x": ["Grayson Allen"], "xaxis": "x", "y": [1302], "yaxis": "y"}], "layout": {"barmode": "relative", "font": {"color": "Black", "family": "PT Sans Narrow", "size": 14}, "height": 800, "hoverlabel": {"bgcolor": "white", "font": {"family": "PT Sans Narrow", "size": 16}}, "legend": {"title": {"text": "DEF_PLAYER_NAME"}, "tracegroupgap": 0}, "margin": {"b": 5, "l": 5, "r": 5, "t": 40}, "showlegend": false, "title": {"font": {"family": "PT Sans Narrow"}, "text": "<b>Defensive Player Matchup PLAYER_PTS Totals For The 2023-24</b>", "x": 0.5}, "width": 1200, "xaxis": {"anchor": "y", "categoryarray": ["Brook Lopez", "Nikola Jokic", "Domantas Sabonis", "Anthony Davis", "Coby White", "Chet Holmgren", "Nikola Vucevic", "Jarrett Allen", "Rudy Gobert", "Austin Reaves", "Deni Avdija", "Alperen Sengun", "Pascal Siakam", "Daniel Gafford", "Bogdan Bogdanovic", "Jusuf Nurkic", "Myles Turner", "Brandon Miller", "Nic Claxton", "Paolo Banchero", "Victor Wembanyama", "Jeremy Sochan", "Luka Doncic", "Dillon Brooks", "Grayson Allen"], "categoryorder": "array", "domain": [0, 1], "tickfont": {"size": 15}, "title": {"text": "DEF_PLAYER_NAME"}}, "yaxis": {"anchor": "x", "domain": [0, 1], "tickfont": {"size": 15}, "title": {"text": "PLAYER_PTS"}}}}
